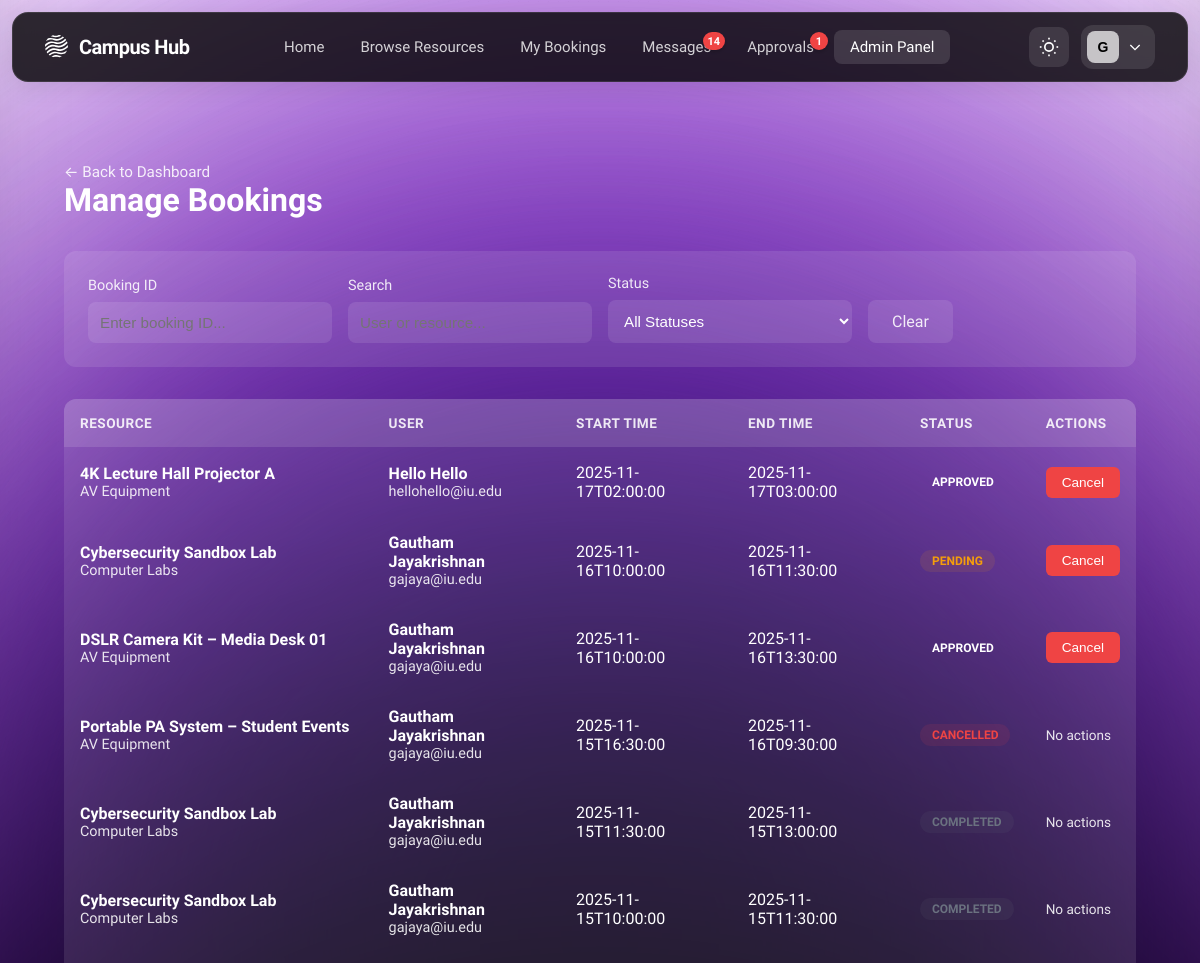
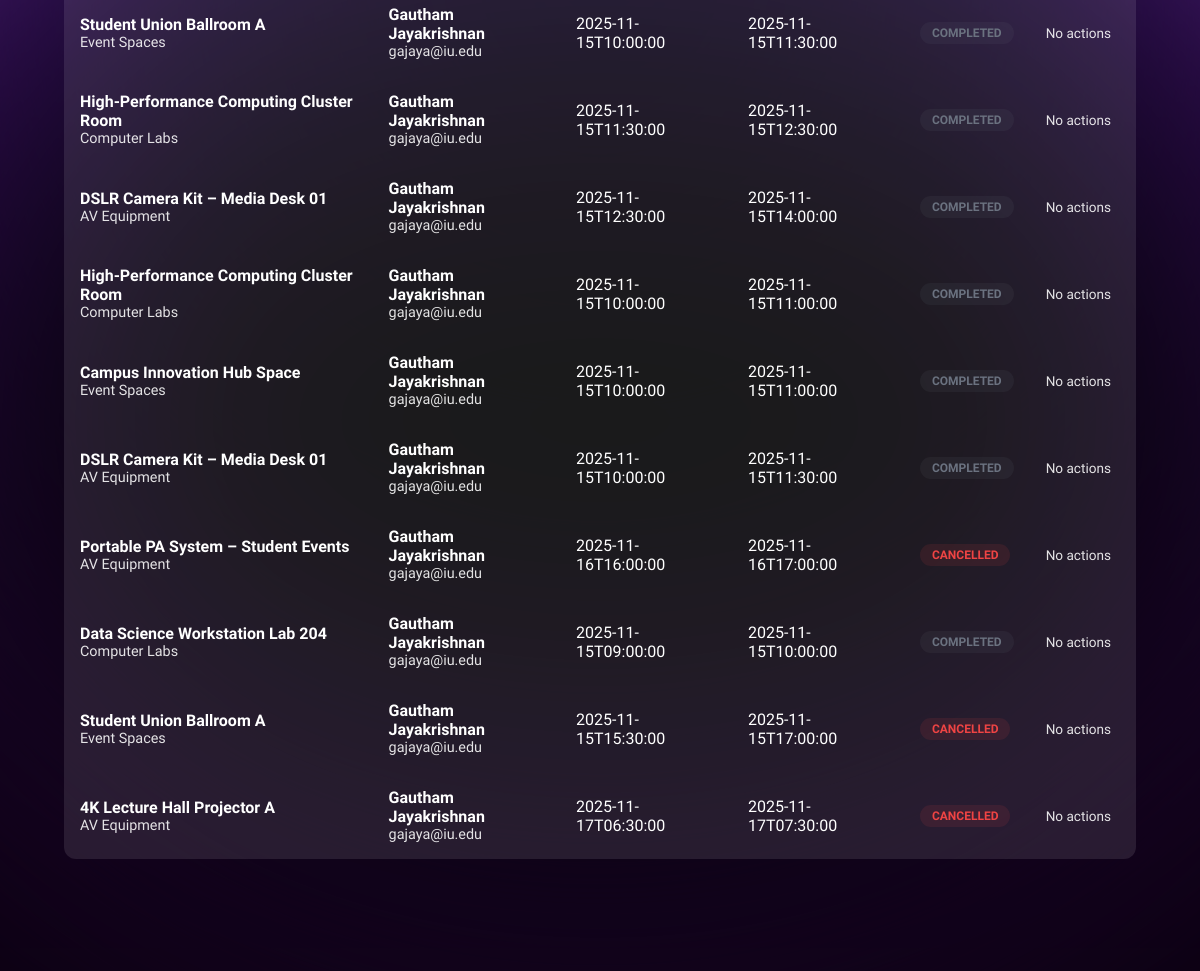
Screenshot of /admin/bookings (signed in) with the database file from the repository (2 pictures, top to bottom).
### tables this page shows
CREATE TABLE users (
    user_id INTEGER PRIMARY KEY AUTOINCREMENT,
    name TEXT NOT NULL,
    email TEXT NOT NULL UNIQUE,
    password_hash TEXT NOT NULL,
    role TEXT NOT NULL CHECK (role IN ('student','staff','admin')),
    profile_image TEXT,
    department_id INTEGER REFERENCES departments(department_id),
    email_verified BOOLEAN NOT NULL DEFAULT 0,
    verification_token TEXT,
    verification_token_expires DATETIME,
    reset_password_token TEXT,
    reset_password_expires DATETIME,
    created_at DATETIME DEFAULT CURRENT_TIMESTAMP,
    updated_at DATETIME
, is_banned INTEGER DEFAULT 0, last_login TIMESTAMP);

CREATE TABLE bookings (
    booking_id INTEGER PRIMARY KEY AUTOINCREMENT,
    resource_id INTEGER NOT NULL REFERENCES resources(resource_id) ON DELETE RESTRICT,
    requester_id INTEGER NOT NULL REFERENCES users(user_id) ON DELETE RESTRICT,
    start_datetime DATETIME NOT NULL,
    end_datetime DATETIME NOT NULL,
    status TEXT NOT NULL DEFAULT 'pending' CHECK (status IN ('pending','approved','rejected','cancelled','completed')),
    approval_required BOOLEAN NOT NULL DEFAULT 0,
    notes TEXT,
    created_at DATETIME DEFAULT CURRENT_TIMESTAMP,
    updated_at DATETIME,
    CHECK (end_datetime > start_datetime)
);

CREATE TABLE resources (
    resource_id INTEGER PRIMARY KEY AUTOINCREMENT,
    owner_type TEXT NOT NULL CHECK (owner_type IN ('user','group')),
    owner_id INTEGER NOT NULL,  -- Polymorphic FK: user_id when owner_type='user', group_id when owner_type='group'
    title TEXT NOT NULL,
    description TEXT,
    category_id INTEGER REFERENCES resource_categories(category_id),
    location TEXT,
    capacity INTEGER CHECK (capacity > 0 OR capacity IS NULL),  -- NULL for resources without capacity limits
    status TEXT NOT NULL DEFAULT 'draft' CHECK (status IN ('draft','published','archived')),
    availability_mode TEXT NOT NULL DEFAULT 'rules' CHECK (availability_mode IN ('rules','open','by-request')),
    requires_approval BOOLEAN NOT NULL DEFAULT 0,
    created_at DATETIME DEFAULT CURRENT_TIMESTAMP,
    updated_at DATETIME
, images TEXT, availability_rules TEXT);

CREATE TABLE resource_categories (
    category_id INTEGER PRIMARY KEY AUTOINCREMENT,
    name TEXT NOT NULL,
    description TEXT,
    icon TEXT,
    created_at DATETIME DEFAULT CURRENT_TIMESTAMP
);

### src/controllers/admin_controller.py (the view)
@admin_bp.route('/bookings')
@login_required
@role_required('admin')
def bookings():
    try:
        BookingDAL.auto_complete_past_bookings()
        status_filter = request.args.get('status', '')
        search_query = request.args.get('search', '')
        booking_id = request.args.get('booking_id', '', type=str)
        page = request.args.get('page', 1, type=int)
        per_page = 20
        bookings_data = BookingDAL.get_all_bookings_paginated(
            page=page,
            per_page=per_page,
            status_filter=status_filter,
            search_query=search_query,
            booking_id=booking_id
        )
        return render_template(
            'admin/bookings.html',
            result=bookings_data,
            status_filter=status_filter,
            search_query=search_query
        )
    except Exception as e:
        logger.error(f"Error loading bookings: {str(e)}", exc_info=True)
        flash('Error loading bookings.', 'danger')
        return redirect(url_for('admin.dashboard'))

### src/templates/admin/bookings.html (shortened to what this page needs)
{% extends 'base.html' %}
{% block content %}
<div class="admin-container">
    <div class="page-header">
        <div>
            <a href="{{ url_for('admin.dashboard') }}" class="back-link">← Back to Dashboard</a>
            <h1>Manage Bookings</h1>
        </div>
    </div>
    <div class="filters-section">
        <form method="GET" action="{{ url_for('admin.bookings') }}" id="filterForm">
            <div class="filters-grid">
                <div class="filter-group">
                    <label for="booking_id">Booking ID</label>
                    <input type="number" id="booking_id" name="booking_id" class="filter-select" style="padding: 0.75rem;"
                           placeholder="Enter booking ID..." value="{{ request.args.get('booking_id', '') }}">
                </div>
                <div class="filter-group">
                    <label for="search">Search</label>
                    <input type="text" id="search" name="search" class="filter-select" style="padding: 0.75rem;"
                           placeholder="User or resource..." value="{{ request.args.get('search', '') }}">
                </div>
                <div class="filter-group">
                    <label for="status">Status</label>
                    <select id="status" name="status" class="filter-select" onchange="document.getElementById('filterForm').submit()">
                        <option value="">All Statuses</option>
                    </select>
                </div>
                <div class="filter-group">
                    <a href="{{ url_for('admin.bookings') }}" class="clear-button">Clear</a>
                </div>
            </div>
        </form>
    </div>
    <div class="bookings-table-container">
        {% if result.bookings %}
        <table class="bookings-table">
            <thead>
                <tr>
                    <th>Resource</th>
                    <th>User</th>
                    <th>Start Time</th>
                    <th>End Time</th>
                    <th>Status</th>
                    <th>Actions</th>
                </tr>
            </thead>
            <tbody>
                {% for booking in result.bookings %}
                <tr>
                    <td>
                        <div class="booking-resource">{{ booking.resource_title }}</div>
                        <div class="booking-user">{{ booking.resource_category }}</div>
                    </td>
                    <td>
                        <div class="booking-resource">{{ booking.user_name }}</div>
                        <div class="booking-user">{{ booking.user_email }}</div>
                    </td>
                    <td>{{ booking.start_time if booking.start_time else 'N/A' }}</td>
                    <td>{{ booking.end_time if booking.end_time else 'N/A' }}</td>
                    <td>
                        <span class="status-badge {{ booking.status }}">{{ booking.status }}</span>
                    </td>
                    <td>
                        <div class="action-buttons">
                            {% if booking.status != 'cancelled' and booking.status != 'completed' %}
                            <form method="POST" action="{{ url_for('admin.cancel_booking', booking_id=booking.booking_id) }}" style="display: inline;" onsubmit="return confirm('Are you sure you want to cancel this booking?');">
                                <button type="submit" class="action-btn danger">Cancel</button>
                            </form>
                            {% else %}
                            <span style="color: var(--text-secondary); font-size: 0.85rem;">No actions</span>
                            {% endif %}
                        </div>
                    </td>
                </tr>
                {% endfor %}
            </tbody>
        </table>
        {% else %}
        <div class="empty-state">
            <div class="empty-state-icon">📅</div>
            <h3>No bookings found</h3>
            <p>Try adjusting your filters</p>
        </div>
        {% endif %}
    </div>
</div>
{% endblock %}

### src/templates/base.html (shortened to what this page needs)
<!DOCTYPE html>
<html lang="en" data-theme="dark">
<head>
    <link rel="stylesheet" href="{{ url_for('static', filename='css/home.css') }}">
</head>
<body>
    <div class="background-effects">
        <div class="blur-white"></div>
        <div class="gradient-ellipse-1">
            <div style="position: absolute; inset: -31.25% -24.81%;">
            </div>
        </div>
        <div class="gradient-ellipse-2">
            <div style="position: absolute; inset: -41.49% -30.77%;">
            </div>
        </div>
        <div class="gradient-ellipse-3">
            <div style="position: absolute; inset: -62.11% -38.17%;">
            </div>
        </div>
        <div class="gradient-ellipse-4">
            <div style="position: absolute; inset: -37.04% -24.07%;">
            </div>
        </div>
        <div class="noise-texture"></div>
    </div>
    <nav class="navbar">
        <div class="navbar-container">
            <div class="navbar-left">
                <a href="{{ url_for('main.index') }}" class="navbar-logo">
                    <span class="logo-text">Campus Hub</span>
                </a>
            </div>
            <div class="navbar-center">
                <a href="{{ url_for('main.index') }}" class="nav-link {% if request.endpoint == 'main.index' %}active{% endif %}">Home</a>
                <a href="{{ url_for('resource.index') }}" class="nav-link {% if request.endpoint and request.endpoint.startswith('resource.') %}active{% endif %}">Browse Resources</a>
                {% if current_user.is_authenticated %}
                    <a href="{{ url_for('booking.index') }}" class="nav-link {% if request.endpoint and request.endpoint.startswith('booking.') and request.endpoint != 'booking.pending_approvals' %}active{% endif %}">My Bookings</a>
                    <a href="{{ url_for('message.inbox') }}" class="nav-link {% if request.endpoint and request.endpoint.startswith('message.') %}active{% endif %}" style="position: relative;">
                        Messages
                        {% if unread_messages > 0 %}
                            <span class="notification-badge" id="message-badge">{{ unread_messages if unread_messages < 100 else '99+' }}</span>
                        {% else %}
                            <span class="notification-badge" id="message-badge" style="display: none;"></span>
                        {% endif %}
                    </a>
                    {% if current_user.role in ['staff', 'admin'] %}
                        <a href="{{ url_for('booking.pending_approvals') }}" class="nav-link {% if request.endpoint == 'booking.pending_approvals' %}active{% endif %}" style="position: relative;">
                            Approvals
                            {% if pending_approvals and pending_approvals > 0 %}
                                <span id="approvals-badge" class="notification-badge">{{ pending_approvals if pending_approvals < 100 else '99+' }}</span>
                            {% else %}
                                <span id="approvals-badge" class="notification-badge" style="display: none;"></span>
                            {% endif %}
                        </a>
                    {% endif %}
                    {% if current_user.role == 'admin' %}
                        <a href="{{ url_for('admin.dashboard') }}" class="nav-link {% if request.endpoint and request.endpoint.startswith('admin.') %}active{% endif %}">Admin Panel</a>
                    {% endif %}
                {% endif %}
            </div>
            <div class="navbar-right">
                <button class="theme-toggle" onclick="toggleTheme()" aria-label="Toggle theme">
                </button>
                {% if current_user.is_authenticated %}
                <div class="account-dropdown">
                    <button class="account-button" onclick="toggleAccountMenu()">
                        <div class="account-avatar">
                            {{ current_user.name[0].upper() }}
                        </div>
                        <svg class="chevron-icon" fill="none" stroke="currentColor" stroke-width="2" viewBox="0 0 24 24">
                            <path d="M19 9l-7 7-7-7"/>
                        </svg>
                    </button>
                </div>
                {% endif %}
            </div>
        </div>
    </nav>
    <main class="main-content">
        {% block content %}{% endblock %}
    </main>
</body>
</html>

### rows the page displays
users: name "G"
bookings: resource_title "4K Lecture Hall Projector A", resource_category "AV Equipment", user_name "Hello Hello", user_email "hellohello@iu.edu", start_datetime "2025-11-17T02:00:00", end_datetime "2025-11-17T03:00:00", status "APPROVED"
bookings: resource_title "Cybersecurity Sandbox Lab", resource_category "Computer Labs", user_name "Gautham Jayakrishnan", user_email "gajaya@iu.edu", start_datetime "2025-11-16T10:00:00", end_datetime "2025-11-16T11:30:00", status "PENDING"
bookings: resource_title "DSLR Camera Kit – Media Desk 01", resource_category "AV Equipment", user_name "Gautham Jayakrishnan", user_email "gajaya@iu.edu", start_datetime "2025-11-16T10:00:00", end_datetime "2025-11-16T13:30:00", status "APPROVED"
bookings: resource_title "Portable PA System – Student Events", resource_category "AV Equipment", user_name "Gautham Jayakrishnan", user_email "gajaya@iu.edu", start_datetime "2025-11-15T16:30:00", end_datetime "2025-11-16T09:30:00", status "CANCELLED", shows "No actions"
bookings: resource_title "Cybersecurity Sandbox Lab", resource_category "Computer Labs", user_name "Gautham Jayakrishnan", user_email "gajaya@iu.edu", start_datetime "2025-11-15T11:30:00", end_datetime "2025-11-15T13:00:00", status "COMPLETED", shows "No actions"
bookings: resource_title "Cybersecurity Sandbox Lab", resource_category "Computer Labs", user_name "Gautham Jayakrishnan", user_email "gajaya@iu.edu", start_datetime "2025-11-15T10:00:00", end_datetime "2025-11-15T11:30:00", status "COMPLETED", shows "No actions"
bookings: resource_title "Student Union Ballroom A", resource_category "Event Spaces", user_name "Gautham Jayakrishnan", user_email "gajaya@iu.edu", start_datetime "2025-11-15T10:00:00", end_datetime "2025-11-15T11:30:00", status "COMPLETED", shows "No actions"
bookings: resource_title "High-Performance Computing Cluster Room", resource_category "Computer Labs", user_name "Gautham Jayakrishnan", user_email "gajaya@iu.edu", start_datetime "2025-11-15T11:30:00", end_datetime "2025-11-15T12:30:00", status "COMPLETED", shows "No actions"
bookings: resource_title "DSLR Camera Kit – Media Desk 01", resource_category "AV Equipment", user_name "Gautham Jayakrishnan", user_email "gajaya@iu.edu", start_datetime "2025-11-15T12:30:00", end_datetime "2025-11-15T14:00:00", status "COMPLETED", shows "No actions"
bookings: resource_title "High-Performance Computing Cluster Room", resource_category "Computer Labs", user_name "Gautham Jayakrishnan", user_email "gajaya@iu.edu", start_datetime "2025-11-15T10:00:00", end_datetime "2025-11-15T11:00:00", status "COMPLETED", shows "No actions"
bookings: resource_title "Campus Innovation Hub Space", resource_category "Event Spaces", user_name "Gautham Jayakrishnan", user_email "gajaya@iu.edu", start_datetime "2025-11-15T10:00:00", end_datetime "2025-11-15T11:00:00", status "COMPLETED", shows "No actions"
bookings: resource_title "DSLR Camera Kit – Media Desk 01", resource_category "AV Equipment", user_name "Gautham Jayakrishnan", user_email "gajaya@iu.edu", start_datetime "2025-11-15T10:00:00", end_datetime "2025-11-15T11:30:00", status "COMPLETED", shows "No actions"
bookings: resource_title "Portable PA System – Student Events", resource_category "AV Equipment", user_name "Gautham Jayakrishnan", user_email "gajaya@iu.edu", start_datetime "2025-11-16T16:00:00", end_datetime "2025-11-16T17:00:00", status "CANCELLED", shows "No actions"
bookings: resource_title "Data Science Workstation Lab 204", resource_category "Computer Labs", user_name "Gautham Jayakrishnan", user_email "gajaya@iu.edu", start_datetime "2025-11-15T09:00:00", end_datetime "2025-11-15T10:00:00", status "COMPLETED", shows "No actions"
bookings: resource_title "Student Union Ballroom A", resource_category "Event Spaces", user_name "Gautham Jayakrishnan", user_email "gajaya@iu.edu", start_datetime "2025-11-15T15:30:00", end_datetime "2025-11-15T17:00:00", status "CANCELLED", shows "No actions"
bookings: resource_title "4K Lecture Hall Projector A", resource_category "AV Equipment", user_name "Gautham Jayakrishnan", user_email "gajaya@iu.edu", start_datetime "2025-11-17T06:30:00", end_datetime "2025-11-17T07:30:00", status "CANCELLED", shows "No actions"

### other values shown
{{ unread_messages if unread_messages < 100 else '99+' }} "14"
{{ pending_approvals if pending_approvals < 100 else '99+' }} "1"
